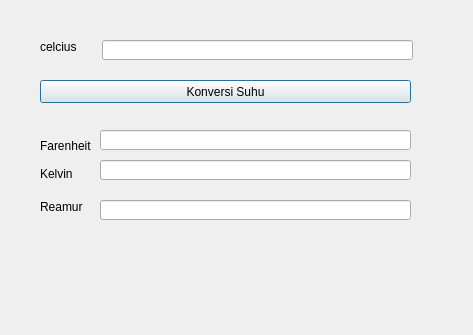
<?xml version="1.0" encoding="UTF-8"?>
<ui version="4.0">
 <class>Dialog</class>
 <widget class="QDialog" name="Dialog">
  <property name="geometry">
   <rect>
    <x>0</x>
    <y>0</y>
    <width>473</width>
    <height>335</height>
   </rect>
  </property>
  <property name="windowTitle">
   <string>Dialog</string>
  </property>
  <widget class="QLabel" name="label">
   <property name="geometry">
    <rect>
     <x>40</x>
     <y>10</y>
     <width>391</width>
     <height>271</height>
    </rect>
   </property>
   <property name="text">
    <string>Farenheit</string>
   </property>
  </widget>
  <widget class="QLabel" name="label_4">
   <property name="geometry">
    <rect>
     <x>40</x>
     <y>40</y>
     <width>47</width>
     <height>14</height>
    </rect>
   </property>
   <property name="text">
    <string>celcius</string>
   </property>
  </widget>
  <widget class="QLabel" name="label_5">
   <property name="geometry">
    <rect>
     <x>40</x>
     <y>164</y>
     <width>47</width>
     <height>20</height>
    </rect>
   </property>
   <property name="text">
    <string>Kelvin</string>
   </property>
  </widget>
  <widget class="QLabel" name="label_3">
   <property name="geometry">
    <rect>
     <x>40</x>
     <y>200</y>
     <width>47</width>
     <height>14</height>
    </rect>
   </property>
   <property name="text">
    <string>Reamur</string>
   </property>
  </widget>
  <widget class="QLineEdit" name="lineEdit">
   <property name="geometry">
    <rect>
     <x>102</x>
     <y>40</y>
     <width>311</width>
     <height>20</height>
    </rect>
   </property>
  </widget>
  <widget class="QLineEdit" name="lineEdit_2">
   <property name="geometry">
    <rect>
     <x>100</x>
     <y>130</y>
     <width>311</width>
     <height>20</height>
    </rect>
   </property>
   <property name="readOnly">
    <bool>true</bool>
   </property>
  </widget>
  <widget class="QLineEdit" name="lineEdit_3">
   <property name="geometry">
    <rect>
     <x>100</x>
     <y>160</y>
     <width>311</width>
     <height>20</height>
    </rect>
   </property>
   <property name="readOnly">
    <bool>true</bool>
   </property>
  </widget>
  <widget class="QLineEdit" name="lineEdit_4">
   <property name="geometry">
    <rect>
     <x>100</x>
     <y>200</y>
     <width>311</width>
     <height>20</height>
    </rect>
   </property>
   <property name="readOnly">
    <bool>true</bool>
   </property>
  </widget>
  <widget class="QPushButton" name="pushButton">
   <property name="geometry">
    <rect>
     <x>40</x>
     <y>80</y>
     <width>371</width>
     <height>23</height>
    </rect>
   </property>
   <property name="text">
    <string>Konversi Suhu</string>
   </property>
  </widget>
 </widget>
 <resources/>
 <connections/>
</ui>
